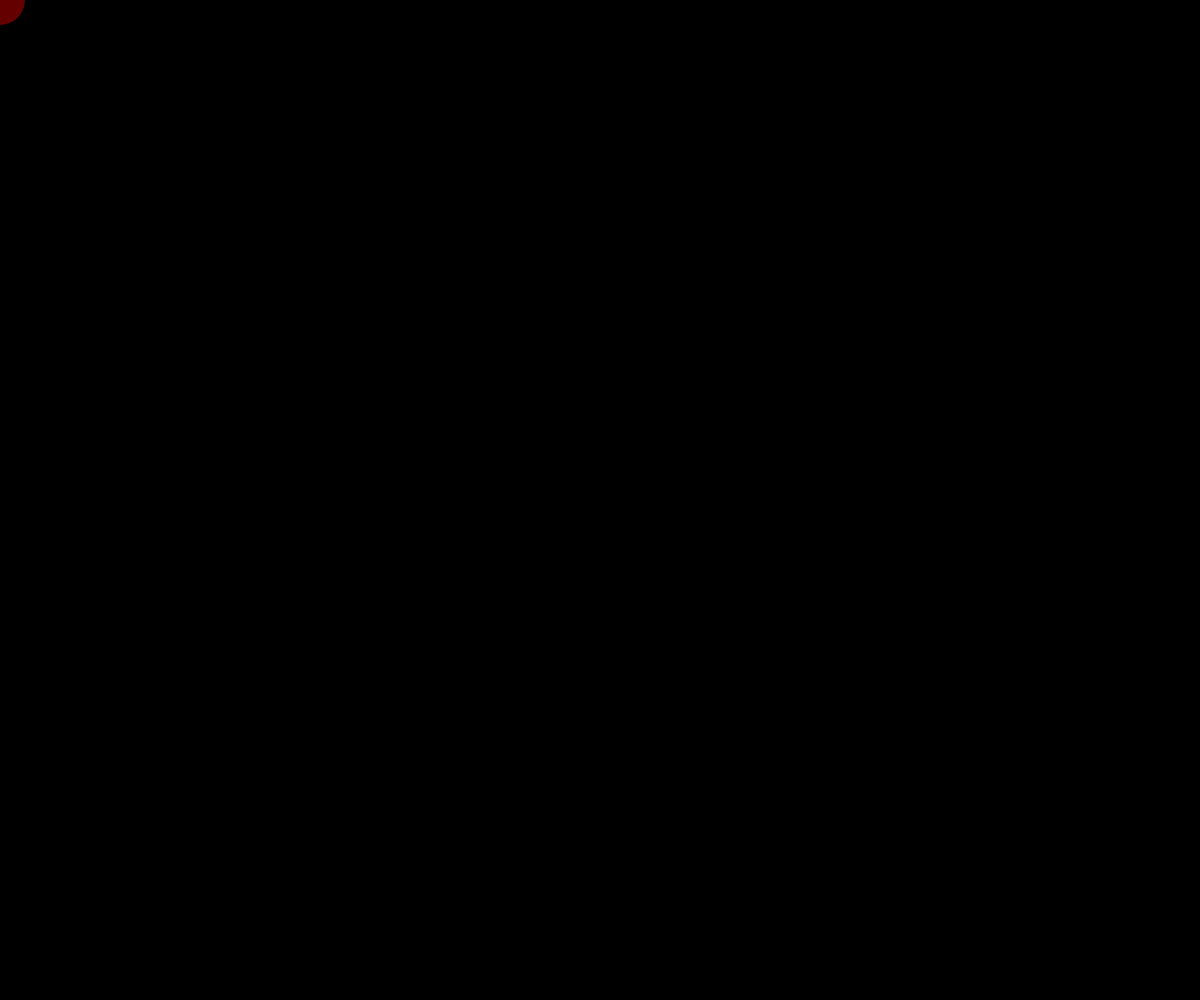
Frame 1 (no input)
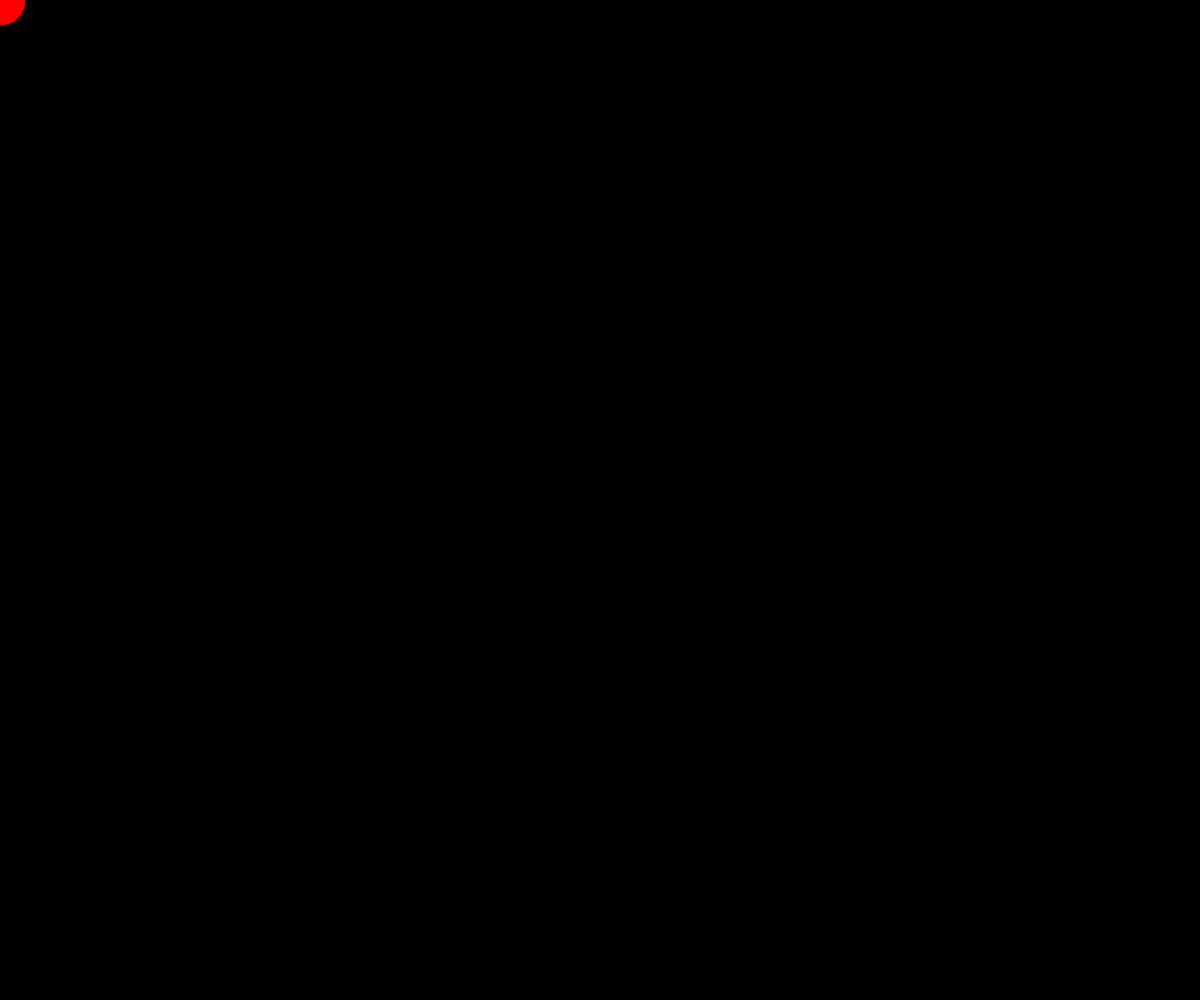
Frame 60 (no input)
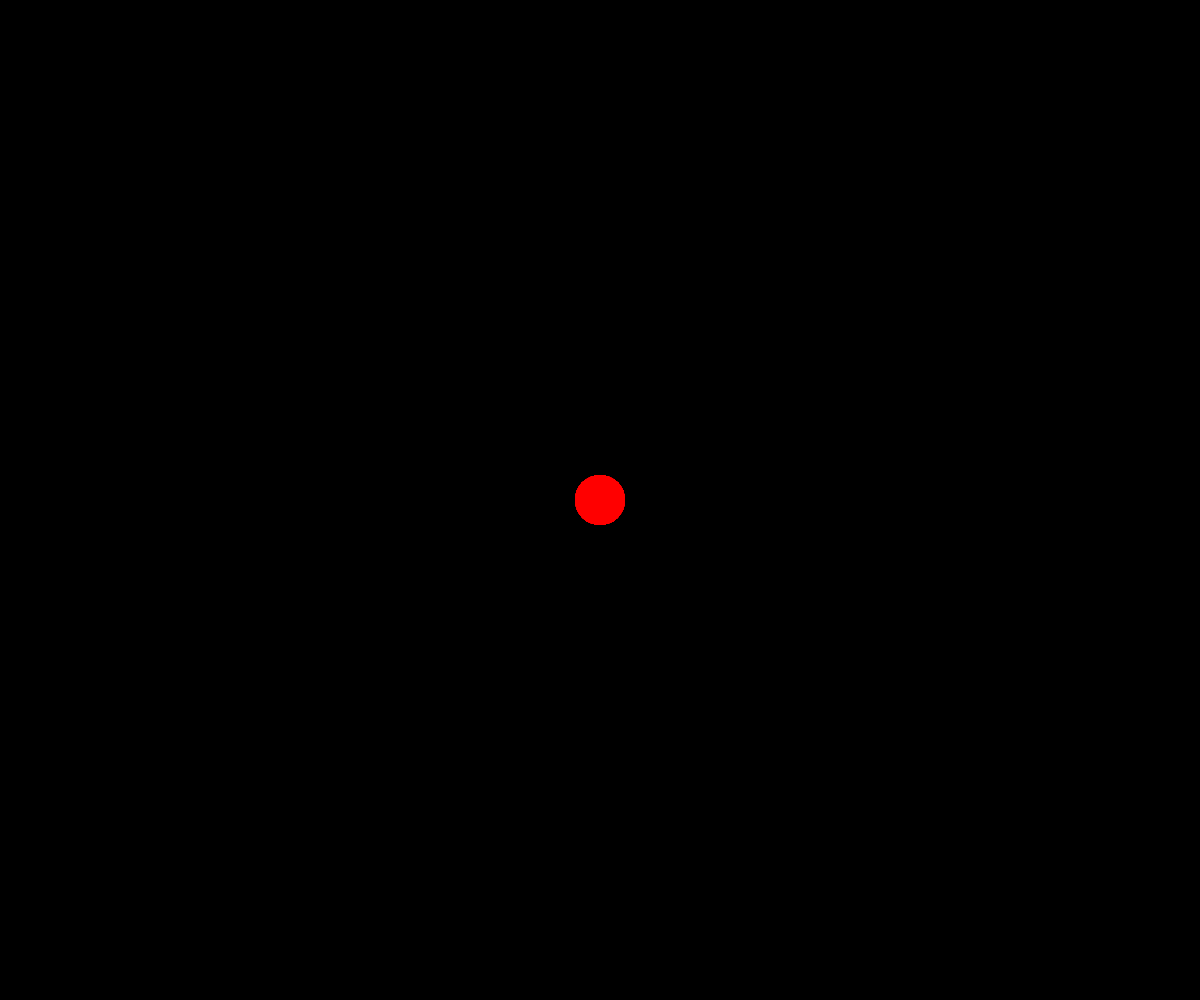
Frame 120 (the mouse pressed at the canvas centre since frame 60)

The p5.js sketch that drew these frames (run headless with seeded random() and noise() and a simulated clock; from frame 60 on, the mouse is pressed at the canvas centre):

// p5.js sketch
// ── sketch.js

function setup(){
 createCanvas(windowWidth,windowHeight); 
 background(0);
 noStroke();
}

function draw(){

let colorValue = map(mouseY, 0, height, 0, 255);
fill(255, 0, 0, 100);
circle(mouseX, mouseY,50);
}
function mousePressed() {

  background(0);

}
